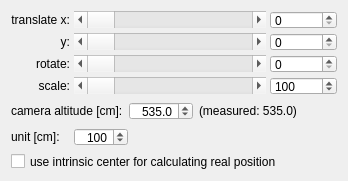
                <widget class="QWidget" name="coordTab2D">
                 <attribute name="title">
                  <string>     2D     </string>
                 </attribute>
                 <attribute name="toolTip">
                  <string>Select for 2D coordinatesystem</string>
                 </attribute>
                 <layout class="QVBoxLayout" name="verticalLayout_4">
                  <item>
                   <layout class="QGridLayout">
                    <property name="leftMargin">
                     <number>0</number>
                    </property>
                    <property name="topMargin">
                     <number>0</number>
                    </property>
                    <property name="rightMargin">
                     <number>0</number>
                    </property>
                    <property name="bottomMargin">
                     <number>0</number>
                    </property>
                    <property name="spacing">
                     <number>4</number>
                    </property>
                    <item row="1" column="2">
                     <widget class="QSpinBox" name="coordTransX_spin">
                      <property name="minimumSize">
                       <size>
                        <width>0</width>
                        <height>18</height>
                       </size>
                      </property>
                      <property name="maximumSize">
                       <size>
                        <width>16777215</width>
                        <height>18</height>
                       </size>
                      </property>
                      <property name="toolTip">
                       <string>Translate the coordinate system in x-direction.</string>
                      </property>
                      <property name="minimum">
                       <number>0</number>
                      </property>
                      <property name="maximum">
                       <number>10000</number>
                      </property>
                     </widget>
                    </item>
                    <item row="1" column="0">
                     <widget class="QLabel" name="label_34">
                      <property name="toolTip">
                       <string>Translate the coordinate system in x-direction.</string>
                      </property>
                      <property name="text">
                       <string>translate x:</string>
                      </property>
                      <property name="alignment">
                       <set>Qt::AlignRight|Qt::AlignTrailing|Qt::AlignVCenter</set>
                      </property>
                     </widget>
                    </item>
                    <item row="1" column="1">
                     <widget class="QScrollBar" name="coordTransX">
                      <property name="minimumSize">
                       <size>
                        <width>0</width>
                        <height>17</height>
                       </size>
                      </property>
                      <property name="maximumSize">
                       <size>
                        <width>16777215</width>
                        <height>17</height>
                       </size>
                      </property>
                      <property name="toolTip">
                       <string>Translate the coordinate system in x-direction.</string>
                      </property>
                      <property name="minimum">
                       <number>0</number>
                      </property>
                      <property name="maximum">
                       <number>10000</number>
                      </property>
                      <property name="pageStep">
                       <number>10</number>
                      </property>
                      <property name="value">
                       <number>0</number>
                      </property>
                      <property name="sliderPosition">
                       <number>0</number>
                      </property>
                      <property name="orientation">
                       <enum>Qt::Horizontal</enum>
                      </property>
                     </widget>
                    </item>
                    <item row="2" column="0">
                     <widget class="QLabel" name="label_32">
                      <property name="toolTip">
                       <string>Translate the coordinate system in y-direction.</string>
                      </property>
                      <property name="text">
                       <string>y:</string>
                      </property>
                      <property name="alignment">
                       <set>Qt::AlignRight|Qt::AlignTrailing|Qt::AlignVCenter</set>
                      </property>
                     </widget>
                    </item>
                    <item row="2" column="1">
                     <widget class="QScrollBar" name="coordTransY">
                      <property name="minimumSize">
                       <size>
                        <width>0</width>
                        <height>17</height>
                       </size>
                      </property>
                      <property name="maximumSize">
                       <size>
                        <width>16777215</width>
                        <height>17</height>
                       </size>
                      </property>
                      <property name="toolTip">
                       <string>Translate the coordinate system in y-direction.</string>
                      </property>
                      <property name="minimum">
                       <number>0</number>
                      </property>
                      <property name="maximum">
                       <number>10000</number>
                      </property>
                      <property name="value">
                       <number>0</number>
                      </property>
                      <property name="sliderPosition">
                       <number>0</number>
                      </property>
                      <property name="orientation">
                       <enum>Qt::Horizontal</enum>
                      </property>
                     </widget>
                    </item>
                    <item row="4" column="0">
                     <widget class="QLabel" name="label_33">
                      <property name="toolTip">
                       <string>Scale the coordinate system.</string>
                      </property>
                      <property name="text">
                       <string>scale:</string>
                      </property>
                      <property name="alignment">
                       <set>Qt::AlignRight|Qt::AlignTrailing|Qt::AlignVCenter</set>
                      </property>
                     </widget>
                    </item>
                    <item row="4" column="1">
                     <widget class="QScrollBar" name="coordScale">
                      <property name="minimumSize">
                       <size>
                        <width>0</width>
                        <height>17</height>
                       </size>
                      </property>
                      <property name="maximumSize">
                       <size>
                        <width>16777215</width>
                        <height>17</height>
                       </size>
                      </property>
                      <property name="toolTip">
                       <string>Scale the coordinate system.</string>
                      </property>
                      <property name="minimum">
                       <number>1</number>
                      </property>
                      <property name="maximum">
                       <number>100000</number>
                      </property>
                      <property name="value">
                       <number>100</number>
                      </property>
                      <property name="sliderPosition">
                       <number>100</number>
                      </property>
                      <property name="orientation">
                       <enum>Qt::Horizontal</enum>
                      </property>
                     </widget>
                    </item>
                    <item row="2" column="2">
                     <widget class="QSpinBox" name="coordTransY_spin">
                      <property name="minimumSize">
                       <size>
                        <width>0</width>
                        <height>18</height>
                       </size>
                      </property>
                      <property name="maximumSize">
                       <size>
                        <width>16777215</width>
                        <height>18</height>
                       </size>
                      </property>
                      <property name="toolTip">
                       <string>Translate the coordinate system in y-direction.</string>
                      </property>
                      <property name="minimum">
                       <number>0</number>
                      </property>
                      <property name="maximum">
                       <number>10000</number>
                      </property>
                     </widget>
                    </item>
                    <item row="4" column="2">
                     <widget class="QSpinBox" name="coordScale_spin">
                      <property name="minimumSize">
                       <size>
                        <width>0</width>
                        <height>18</height>
                       </size>
                      </property>
                      <property name="maximumSize">
                       <size>
                        <width>16777215</width>
                        <height>18</height>
                       </size>
                      </property>
                      <property name="toolTip">
                       <string>Scale the coordinate system.</string>
                      </property>
                      <property name="minimum">
                       <number>1</number>
                      </property>
                      <property name="maximum">
                       <number>100000</number>
                      </property>
                      <property name="value">
                       <number>100</number>
                      </property>
                     </widget>
                    </item>
                    <item row="3" column="0">
                     <widget class="QLabel" name="label_35">
                      <property name="toolTip">
                       <string>2D: Rotate the coordinate system clockwise. 3D: Translate the coordinate system in z-direction.</string>
                      </property>
                      <property name="text">
                       <string>rotate:</string>
                      </property>
                      <property name="alignment">
                       <set>Qt::AlignRight|Qt::AlignTrailing|Qt::AlignVCenter</set>
                      </property>
                     </widget>
                    </item>
                    <item row="3" column="1">
                     <widget class="QScrollBar" name="coordRotate">
                      <property name="sizePolicy">
                       <sizepolicy hsizetype="Expanding" vsizetype="Fixed">
                        <horstretch>0</horstretch>
                        <verstretch>0</verstretch>
                       </sizepolicy>
                      </property>
                      <property name="minimumSize">
                       <size>
                        <width>100</width>
                        <height>17</height>
                       </size>
                      </property>
                      <property name="maximumSize">
                       <size>
                        <width>16777215</width>
                        <height>17</height>
                       </size>
                      </property>
                      <property name="toolTip">
                       <string>2D: Rotate the coordinate system clockwise. 3D: Translate the coordinate system in z-direction.</string>
                      </property>
                      <property name="minimum">
                       <number>0</number>
                      </property>
                      <property name="maximum">
                       <number>3600</number>
                      </property>
                      <property name="sliderPosition">
                       <number>0</number>
                      </property>
                      <property name="orientation">
                       <enum>Qt::Horizontal</enum>
                      </property>
                     </widget>
                    </item>
                    <item row="3" column="2">
                     <widget class="QSpinBox" name="coordRotate_spin">
                      <property name="minimumSize">
                       <size>
                        <width>0</width>
                        <height>18</height>
                       </size>
                      </property>
                      <property name="maximumSize">
                       <size>
                        <width>16777215</width>
                        <height>18</height>
                       </size>
                      </property>
                      <property name="toolTip">
                       <string>2D: Rotate the coordinate system clockwise. 3D: Translate the coordinate system in z-direction.</string>
                      </property>
                      <property name="minimum">
                       <number>0</number>
                      </property>
                      <property name="maximum">
                       <number>3600</number>
                      </property>
                     </widget>
                    </item>
                   </layout>
                  </item>
                  <item>
                   <layout class="QGridLayout">
                    <property name="leftMargin">
                     <number>0</number>
                    </property>
                    <property name="topMargin">
                     <number>0</number>
                    </property>
                    <property name="rightMargin">
                     <number>0</number>
                    </property>
                    <property name="bottomMargin">
                     <number>0</number>
                    </property>
                    <property name="spacing">
                     <number>6</number>
                    </property>
                    <item row="0" column="0">
                     <widget class="QLabel" name="label_14">
                      <property name="text">
                       <string>camera altitude [cm]:</string>
                      </property>
                     </widget>
                    </item>
                    <item row="0" column="1">
                     <widget class="QDoubleSpinBox" name="coordAltitude">
                      <property name="sizePolicy">
                       <sizepolicy hsizetype="Fixed" vsizetype="Fixed">
                        <horstretch>0</horstretch>
                        <verstretch>0</verstretch>
                       </sizepolicy>
                      </property>
                      <property name="minimumSize">
                       <size>
                        <width>0</width>
                        <height>18</height>
                       </size>
                      </property>
                      <property name="maximumSize">
                       <size>
                        <width>16777215</width>
                        <height>18</height>
                       </size>
                      </property>
                      <property name="alignment">
                       <set>Qt::AlignRight</set>
                      </property>
                      <property name="suffix">
                       <string/>
                      </property>
                      <property name="decimals">
                       <number>1</number>
                      </property>
                      <property name="minimum">
                       <double>0.100000000000000</double>
                      </property>
                      <property name="maximum">
                       <double>9999.000000000000000</double>
                      </property>
                      <property name="value">
                       <double>535.000000000000000</double>
                      </property>
                     </widget>
                    </item>
                    <item row="0" column="2">
                     <widget class="QLabel" name="coordAltitudeMeasured">
                      <property name="minimumSize">
                       <size>
                        <width>90</width>
                        <height>0</height>
                       </size>
                      </property>
                      <property name="text">
                       <string>(measured: 535.0)</string>
                      </property>
                     </widget>
                    </item>
                    <item row="0" column="3">
                     <spacer name="horizontalSpacer_8">
                      <property name="orientation">
                       <enum>Qt::Horizontal</enum>
                      </property>
                      <property name="sizeHint" stdset="0">
                       <size>
                        <width>40</width>
                        <height>20</height>
                       </size>
                      </property>
                     </spacer>
                    </item>
                   </layout>
                  </item>
                  <item>
                   <layout class="QGridLayout">
                    <property name="leftMargin">
                     <number>0</number>
                    </property>
                    <property name="topMargin">
                     <number>0</number>
                    </property>
                    <property name="rightMargin">
                     <number>0</number>
                    </property>
                    <property name="bottomMargin">
                     <number>0</number>
                    </property>
                    <property name="spacing">
                     <number>6</number>
                    </property>
                    <item row="0" column="0">
                     <widget class="QLabel" name="label_37">
                      <property name="minimumSize">
                       <size>
                        <width>57</width>
                        <height>0</height>
                       </size>
                      </property>
                      <property name="text">
                       <string>unit [cm]:</string>
                      </property>
                     </widget>
                    </item>
                    <item row="0" column="1">
                     <widget class="QDoubleSpinBox" name="coordUnit">
                      <property name="minimumSize">
                       <size>
                        <width>0</width>
                        <height>18</height>
                       </size>
                      </property>
                      <property name="maximumSize">
                       <size>
                        <width>16777215</width>
                        <height>18</height>
                       </size>
                      </property>
                      <property name="alignment">
                       <set>Qt::AlignRight</set>
                      </property>
                      <property name="suffix">
                       <string/>
                      </property>
                      <property name="decimals">
                       <number>0</number>
                      </property>
                      <property name="minimum">
                       <double>1.000000000000000</double>
                      </property>
                      <property name="maximum">
                       <double>9999.000000000000000</double>
                      </property>
                      <property name="singleStep">
                       <double>1.000000000000000</double>
                      </property>
                      <property name="value">
                       <double>100.000000000000000</double>
                      </property>
                     </widget>
                    </item>
                    <item row="0" column="2">
                     <spacer>
                      <property name="orientation">
                       <enum>Qt::Horizontal</enum>
                      </property>
                      <property name="sizeHint" stdset="0">
                       <size>
                        <width>40</width>
                        <height>20</height>
                       </size>
                      </property>
                     </spacer>
                    </item>
                   </layout>
                  </item>
                  <item>
                   <widget class="QCheckBox" name="coordUseIntrinsic">
                    <property name="minimumSize">
                     <size>
                      <width>0</width>
                      <height>17</height>
                     </size>
                    </property>
                    <property name="maximumSize">
                     <size>
                      <width>16777215</width>
                      <height>17</height>
                     </size>
                    </property>
                    <property name="text">
                     <string>use intrinsic center for calculating real position</string>
                    </property>
                   </widget>
                  </item>
                 </layout>
                </widget>
